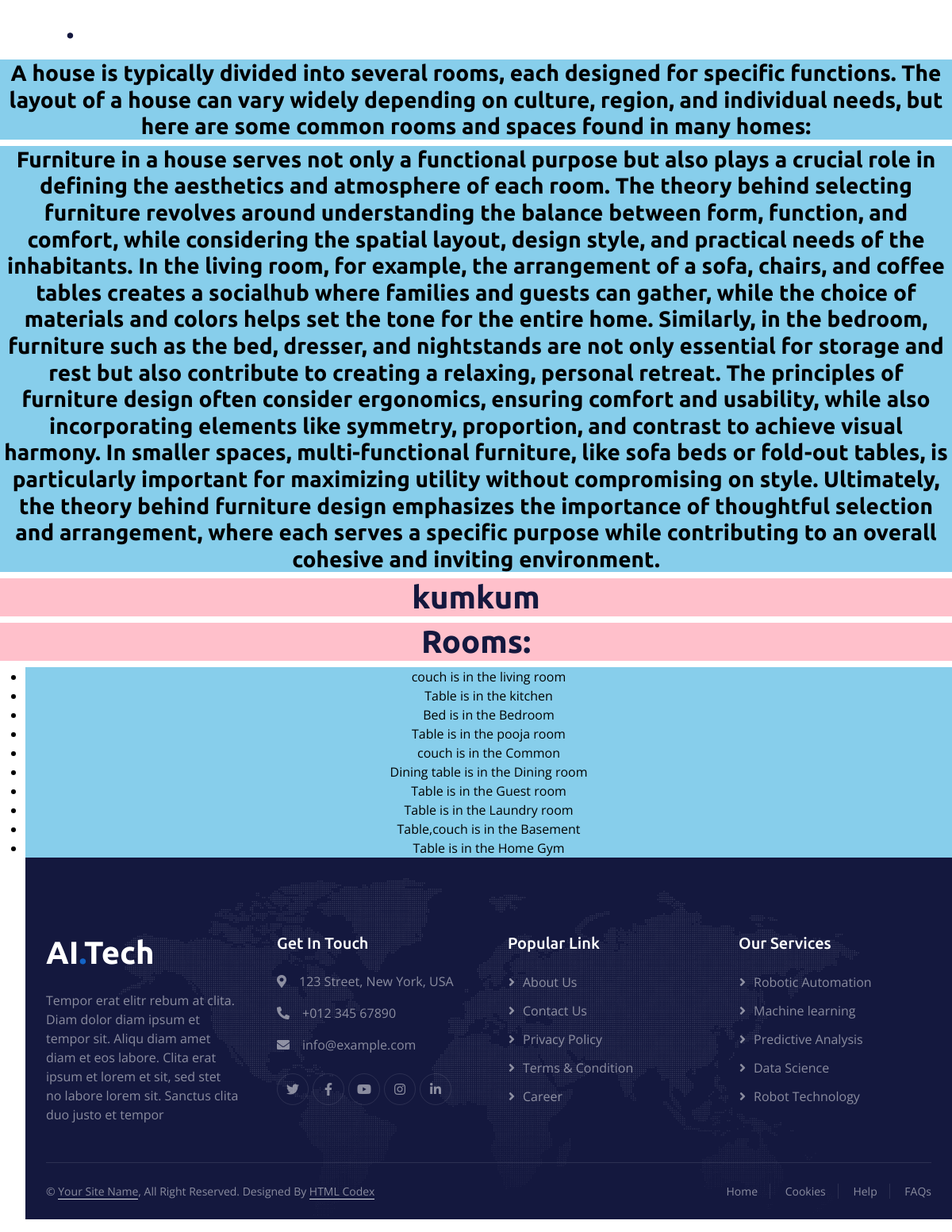
/test, run on the app's committed database.
### testapp/models.py (models this page shows, shortened)
class House(models.Model):
    name = models.CharField(max_length=100)

class Room(models.Model):
    title = models.CharField(max_length=100)
    furniture = models.CharField(max_length=100)
    house = models.ForeignKey(House, on_delete=models.CASCADE, related_name='my')

### assignment/views.py (the view)
# urls.py: path('test',views.house_rooms),
def house_rooms(request):
    house = House.objects.get(id=1)
    rooms = house.my.all()
    return render(request, 'house_room.html', {'house': house, 'rooms': rooms})

### templates/house_room.html (shortened to what this page needs)
<!DOCTYPE html>
<html lang="en">
<head>
    {% include "header.html"%}
    <link href="https://cdnjs.cloudflare.com/ajax/libs/font-awesome/5.10.0/css/all.min.css" rel="stylesheet">
    <link href="https://cdn.jsdelivr.net/npm/bootstrap-icons@1.4.1/font/bootstrap-icons.css" rel="stylesheet">
    <link href="static/lib/animate/animate.min.css" rel="stylesheet">
    <link href="static/lib/owlcarousel/assets/owl.carousel.min.css" rel="stylesheet">
    <link href="static/css/bootstrap.min.css" rel="stylesheet">
    <link href="static/css/style.css" rel="stylesheet">
    <meta name="viewport" content="width=device-width, initial-scale=1.0"><body>
  <h3 style ="color:black; text-align:center; background-color:skyblue">A house is typically divided into several rooms,
    each designed for specific functions. The layout of a
    house can vary widely depending on culture, region, and individual needs, but here
    are some common rooms and spaces found in many homes:</h3>
    <h3 style ="color:black; text-align:center; background-color:skyblue">Furniture in a house serves not only a functional purpose
       but also plays a crucial role in defining the aesthetics and atmosphere of
       each room. The theory behind selecting furniture revolves around understanding
      the balance between form, function, and comfort, while considering the spatial
      layout, design style, and practical needs of the inhabitants. In the living room,
       for example, the arrangement of a sofa, chairs, and coffee tables creates a socialhub where
      families and guests can gather, while the choice of materials and colors helps set the
      tone for the entire home. Similarly, in the bedroom, furniture such as the bed, dresser,
      and nightstands are not only essential for storage and rest but also contribute to creating a
      relaxing, personal retreat. The principles of furniture design often consider ergonomics,
      ensuring comfort and usability, while also incorporating elements like symmetry, proportion,
      and contrast to achieve visual harmony. In smaller spaces, multi-functional furniture,
      like sofa beds or fold-out tables, is particularly important for maximizing utility
      without compromising on style. Ultimately, the theory behind furniture design
      emphasizes the importance of thoughtful selection and arrangement, where each
      serves a specific purpose while
      contributing to an overall cohesive and inviting environment.</h3>
<h1 style="text-align:center; background-color:pink">{{ house.name }}</h1>
<h1 style="text-align:center; background-color:pink">Rooms:</h1>
<ul>
  {% for room in rooms %}
    <li style ="color:black; text-align:center; background-color:skyblue"> {{ room.furniture }} is in the {{ room.title }} </li>
  {% endfor %}
  {% include "footer.html"%}
</html>

### templates/header.html (shortened to what this page needs)
<div class="container-fluid sticky-top">
    <div class="container">
        <nav class="navbar navbar-expand-lg navbar-dark p-0">
            <a href="index.html" class="navbar-brand">
                <h1 class="text-white">AI<span class="text-dark">.</span>Tech</h1>
            </a>
            <div class="collapse navbar-collapse" id="navbarCollapse">
                <div class="navbar-nav ms-auto">
                    <a href="index.html" class="nav-item nav-link">Home</a>
                    <a href="about.html" class="nav-item nav-link">About</a>
                    <a href="service.html" class="nav-item nav-link">Services</a>
                    <a href="project.html" class="nav-item nav-link">Projects</a>
                    <div class="nav-item dropdown">
                        <a href="#" class="nav-link dropdown-toggle" data-bs-toggle="dropdown">Pages</a>
                    </div>
                    <a href="contact.html" class="nav-item nav-link active">Contact</a>
                </div>
                <butaton type="button" class="btn text-white p-0 d-none d-lg-block" data-bs-toggle="modal"
                    data-bs-target="#searchModal"><i class="fa fa-search"></i></butaton>
            </div>
        </nav>
    </div>
</div>

### templates/footer.html
<div class="container-fluid bg-dark text-white-50 footer pt-5">
    <div class="container py-5">
        <div class="row g-5">
            <div class="col-md-6 col-lg-3 wow fadeIn" data-wow-delay="0.1s">
                <a href="index.html" class="d-inline-block mb-3">
                    <h1 class="text-white">AI<span class="text-primary">.</span>Tech</h1>
                </a>
                <p class="mb-0">Tempor erat elitr rebum at clita. Diam dolor diam ipsum et tempor sit. Aliqu diam
                    amet diam et eos labore. Clita erat ipsum et lorem et sit, sed stet no labore lorem sit. Sanctus
                    clita duo justo et tempor</p>
            </div>
            <div class="col-md-6 col-lg-3 wow fadeIn" data-wow-delay="0.3s">
                <h5 class="text-white mb-4">Get In Touch</h5>
                <p><i class="fa fa-map-marker-alt me-3"></i>123 Street, New York, USA</p>
                <p><i class="fa fa-phone-alt me-3"></i>+012 345 67890</p>
                <p><i class="fa fa-envelope me-3"></i>info@example.com</p>
                <div class="d-flex pt-2">
                    <a class="btn btn-outline-light btn-social" href=""><i class="fab fa-twitter"></i></a>
                    <a class="btn btn-outline-light btn-social" href=""><i class="fab fa-facebook-f"></i></a>
                    <a class="btn btn-outline-light btn-social" href=""><i class="fab fa-youtube"></i></a>
                    <a class="btn btn-outline-light btn-social" href=""><i class="fab fa-instagram"></i></a>
                    <a class="btn btn-outline-light btn-social" href=""><i class="fab fa-linkedin-in"></i></a>
                </div>
            </div>
            <div class="col-md-6 col-lg-3 wow fadeIn" data-wow-delay="0.5s">
                <h5 class="text-white mb-4">Popular Link</h5>
                <a class="btn btn-link" href="">About Us</a>
                <a class="btn btn-link" href="">Contact Us</a>
                <a class="btn btn-link" href="">Privacy Policy</a>
                <a class="btn btn-link" href="">Terms & Condition</a>
                <a class="btn btn-link" href="">Career</a>
            </div>
            <div class="col-md-6 col-lg-3 wow fadeIn" data-wow-delay="0.7s">
                <h5 class="text-white mb-4">Our Services</h5>
                <a class="btn btn-link" href="">Robotic Automation</a>
                <a class="btn btn-link" href="">Machine learning</a>
                <a class="btn btn-link" href="">Predictive Analysis</a>
                <a class="btn btn-link" href="">Data Science</a>
                <a class="btn btn-link" href="">Robot Technology</a>
            </div>
        </div>
    </div>
    <div class="container wow fadeIn" data-wow-delay="0.1s">
        <div class="copyright">
            <div class="row">
                <div class="col-md-6 text-center text-md-start mb-3 mb-md-0">
                    &copy; <a class="border-bottom" href="#">Your Site Name</a>, All Right Reserved.
                    Designed By <a class="border-bottom" href="https://htmlcodex.com">HTML Codex</a>
                </div>
                <div class="col-md-6 text-center text-md-end">
                    <div class="footer-menu">
                        <a href="">Home</a>
                        <a href="">Cookies</a>
                        <a href="">Help</a>
                        <a href="">FAQs</a>
                    </div>
                </div>
            </div>
        </div>
    </div>
</div>

### static/css/style.css (style rules this page uses)
:root { --primary: #1363C6; --secondary: #15ACE1; --light: #F4F7FE; --dark: #14183E; }
h1, h2, h3, .fw-bold { font-weight: 700 !important; }
h4, h5, h6, .fw-medium { font-weight: 500 !important; }
.btn { font-weight: 500; transition: .5s; }
.sticky-top { top: -150px; transition: .5s; }
.navbar { padding: 11px 0 !important; height: 75px; }
.navbar .navbar-nav .nav-link { margin-right: 35px; padding: 0; color: rgba(255, 255, 255, .7); outline: none; }
.navbar .navbar-nav .nav-link:hover, .navbar .navbar-nav .nav-link.active { color: rgba(255, 255, 255, 1); }
.navbar .dropdown-toggle::after { border: none; content: "\f107"; font-family: "Font Awesome 5 Free"; font-weight: 900; vertical-align: middle; margin-left: 8px; }
.footer { background: url(../img/footer.png) center center no-repeat; background-size: contain; }
.footer .btn.btn-social { margin-right: 5px; width: 40px; height: 40px; display: flex; align-items: center; justify-content: center; color: rgba(255,255,255,.5); border: 1px solid rgba(256, 256, 256, .1); border-radius: 40px; transition: .3s; }
.footer .btn.btn-link { display: block; margin-bottom: 10px; padding: 0; text-align: left; color: rgba(255,255,255,.5); font-weight: normal; transition: .3s; }
.footer .btn.btn-link::before { position: relative; content: "\f105"; font-family: "Font Awesome 5 Free"; font-weight: 900; margin-right: 10px; }
.footer .copyright { padding: 25px 0; font-size: 14px; border-top: 1px solid rgba(256, 256, 256, .1); }
.footer .copyright a { color: rgba(255,255,255,.5); }
.footer .footer-menu a { margin-right: 15px; padding-right: 15px; border-right: 1px solid rgba(255, 255, 255, .1); }
.footer .footer-menu a:last-child { margin-right: 0; padding-right: 0; border-right: none; }

### data on the page
House: name "kumkum"
Room: furniture "couch", title "living room"
Room: furniture "Table", title "kitchen"
Room: furniture "Bed", title "Bedroom"
Room: furniture "Table", title "pooja room"
Room: furniture "couch", title "Common"
Room: furniture "Dining table", title "Dining room"
Room: furniture "Table", title "Guest room"
Room: furniture "Table", title "Laundry room"
Room: furniture "Table,couch", title "Basement"
Room: furniture "Table", title "Home Gym"
